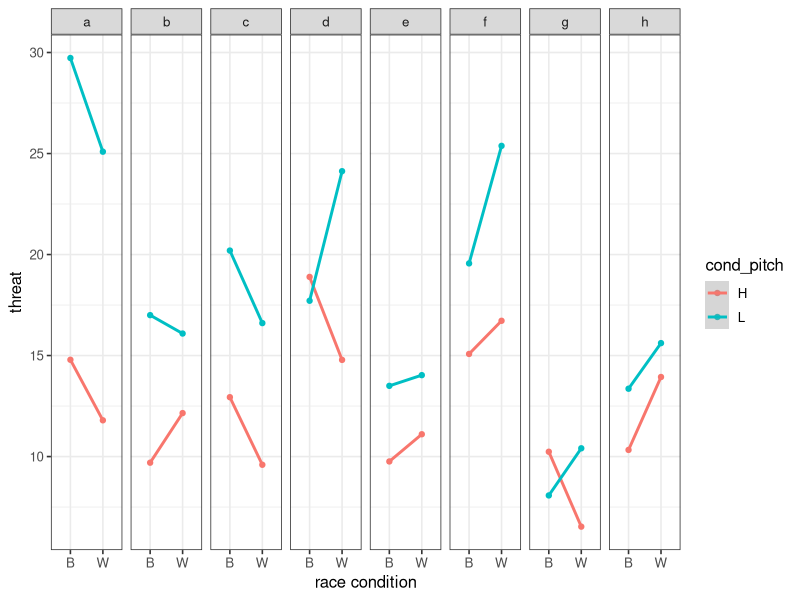
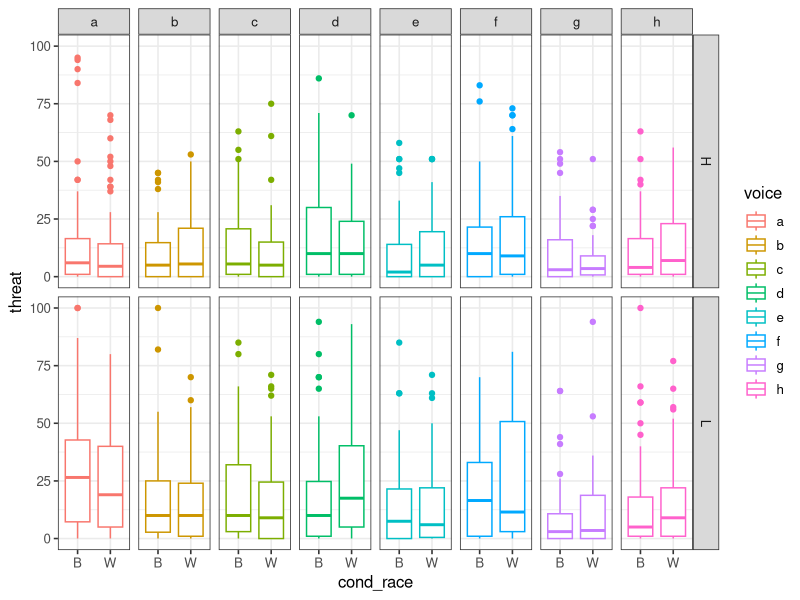
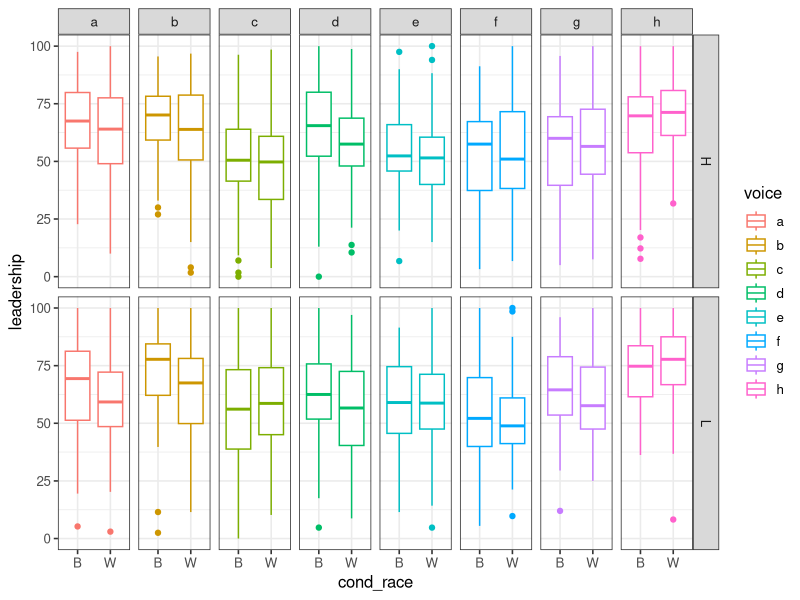
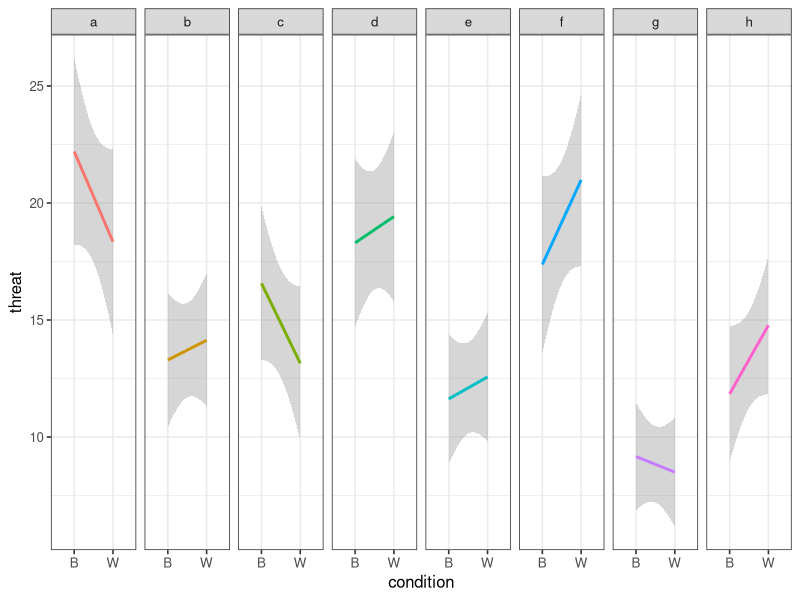

Generate these figures, in order, with R:
# load packages -----------------------------------------------------------

## Package names
packages <- c("here", "tidyverse")

## Install packages not yet installed
installed_packages <- packages %in% rownames(installed.packages())
if (any(installed_packages == FALSE)) {
  install.packages(packages[!installed_packages])
}

## Packages loading
invisible(lapply(packages, library, character.only = TRUE))

# load data ---------------------------------------------------------------

long <- read_csv(here("data", "long.csv"))

theme_set(theme_bw(base_size = 12, base_family = ""))
install.packages("pairwiseComparisons")
## https://ademos.people.uic.edu/Chapter16.html
## use ean

slope_voice <- long %>%
  group_by(cond_race, cond_pitch, voice) %>%
  summarise(mean_threat = mean(threat))

ggplot(data = slope_voice, aes(x = cond_race, y = mean_threat, group = cond_pitch)) +
  facet_grid(~voice) +
  geom_point(aes(colour = cond_pitch)) +
  geom_smooth(method = "lm", se = TRUE, aes(colour = cond_pitch)) +
  xlab("race condition") +
  ylab("threat")


qplot(cond_race, threat,
  facets = cond_pitch ~ voice,
  colour = voice, geom = "boxplot", data = long
)


qplot(cond_race, leadership,
  facets = cond_pitch ~ voice,
  colour = voice, geom = "boxplot", data = long
)



ggplot(data = long, aes(x = cond_race, y = threat, group = voice)) +
  facet_grid(~voice) +
  geom_smooth(method = "lm", se = TRUE, aes(colour = voice)) +
  xlab("condition") +
  ylab("threat") +
  theme(legend.position = "none")
